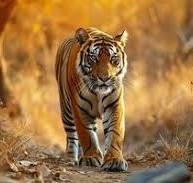
#> input picture image_processing_code/tiger.jpeg, 193 x 183 px, found by its file name
$ python translations.py
#> lines starting #> are read from the running program, lines starting #| are printed output that depends on the picture
import cv2
import numpy as np

# Load image
image = cv2.imread('/home/wot-raj/image_processing_code/tiger.jpeg')
#> image is the input picture: shape (183, 193, 3); mean B, G, R 66.8, 117, 158.8
height, width = image.shape[:2]
#> height = 183; width = 193

# Define translation matrix
tx, ty = 50, 30  # Move 50 pixels right and 30 pixels down
M = np.float32([[1, 0, tx], [0, 1, ty]])
translated_image = cv2.warpAffine(image, M, (width, height))
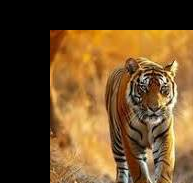
#> translated_image: shape (183, 193, 3); mean B, G, R 39, 74.6, 103.7

# Display result
cv2.imshow('Translated Image', translated_image)
cv2.waitKey(0)
cv2.destroyAllWindows()
